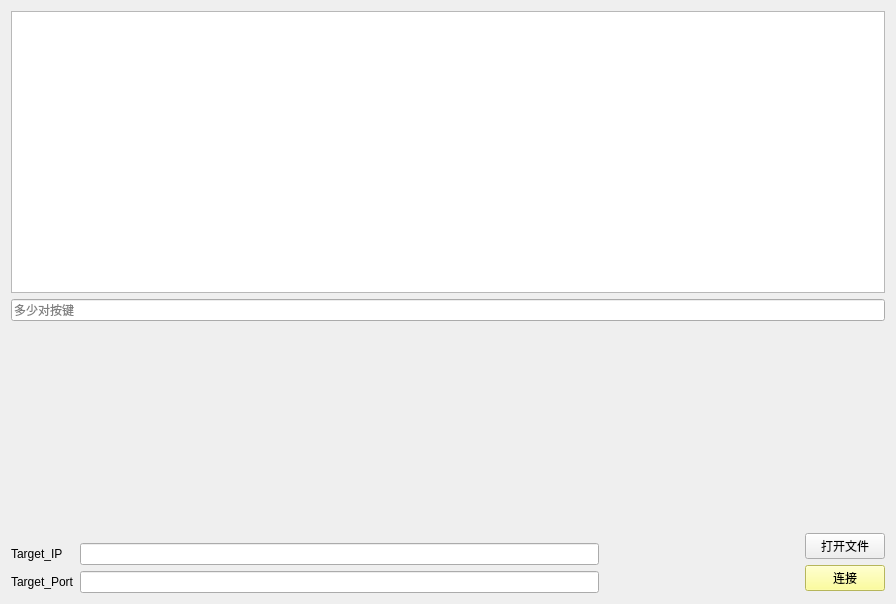
<?xml version="1.0" encoding="UTF-8"?>
<ui version="4.0">
 <class>Window</class>
 <widget class="QWidget" name="Window">
  <property name="geometry">
   <rect>
    <x>0</x>
    <y>0</y>
    <width>896</width>
    <height>604</height>
   </rect>
  </property>
  <property name="windowTitle">
   <string>Form</string>
  </property>
  <layout class="QVBoxLayout" name="verticalLayout_5">
   <item>
    <layout class="QVBoxLayout" name="verticalLayout_4">
     <item>
      <widget class="QTableView" name="tableView"/>
     </item>
     <item>
      <widget class="QLineEdit" name="num_lineEdit">
       <property name="placeholderText">
        <string>多少对按键</string>
       </property>
      </widget>
     </item>
     <item>
      <layout class="QHBoxLayout" name="horizontalLayout">
       <item>
        <layout class="QVBoxLayout" name="verticalLayout_3">
         <property name="sizeConstraint">
          <enum>QLayout::SetMinAndMaxSize</enum>
         </property>
        </layout>
       </item>
       <item>
        <widget class="Line" name="line_2">
         <property name="orientation">
          <enum>Qt::Vertical</enum>
         </property>
        </widget>
       </item>
       <item>
        <layout class="QVBoxLayout" name="verticalLayout_6">
         <property name="sizeConstraint">
          <enum>QLayout::SetMinAndMaxSize</enum>
         </property>
        </layout>
       </item>
      </layout>
     </item>
     <item>
      <layout class="QHBoxLayout" name="horizontalLayout_2">
       <property name="topMargin">
        <number>200</number>
       </property>
       <item>
        <layout class="QFormLayout" name="formLayout">
         <property name="topMargin">
          <number>10</number>
         </property>
         <property name="rightMargin">
          <number>200</number>
         </property>
         <item row="0" column="0">
          <widget class="QLabel" name="targetIp_label">
           <property name="text">
            <string>Target_IP</string>
           </property>
          </widget>
         </item>
         <item row="0" column="1">
          <widget class="QLineEdit" name="ip_lineEdit"/>
         </item>
         <item row="1" column="0">
          <widget class="QLabel" name="targetPort_label">
           <property name="text">
            <string>Target_Port</string>
           </property>
          </widget>
         </item>
         <item row="1" column="1">
          <widget class="QLineEdit" name="port_lineEdit"/>
         </item>
        </layout>
       </item>
       <item>
        <layout class="QVBoxLayout" name="verticalLayout_2">
         <item>
          <widget class="QPushButton" name="openFile_pushButton">
           <property name="text">
            <string>打开文件</string>
           </property>
          </widget>
         </item>
         <item>
          <widget class="QPushButton" name="connect_pushButton">
           <property name="styleSheet">
            <string notr="true">background:rgb(255, 255, 127)</string>
           </property>
           <property name="text">
            <string>连接</string>
           </property>
          </widget>
         </item>
        </layout>
       </item>
      </layout>
     </item>
    </layout>
   </item>
  </layout>
 </widget>
 <resources/>
 <connections/>
</ui>
